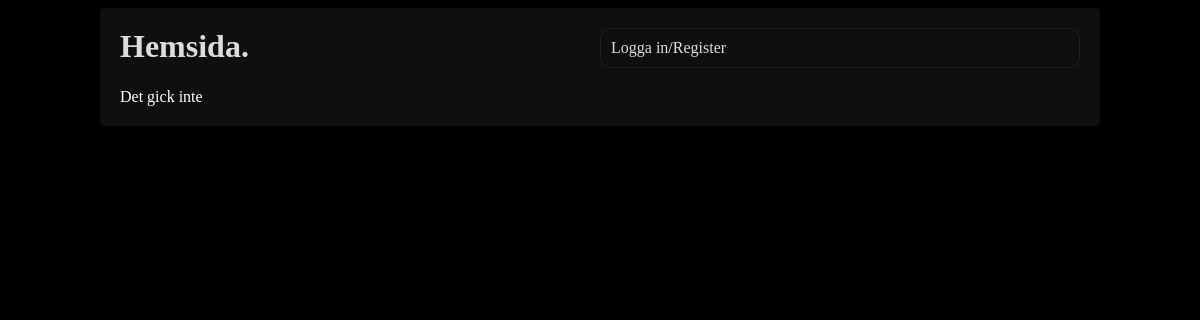
Before: / with the older database file.
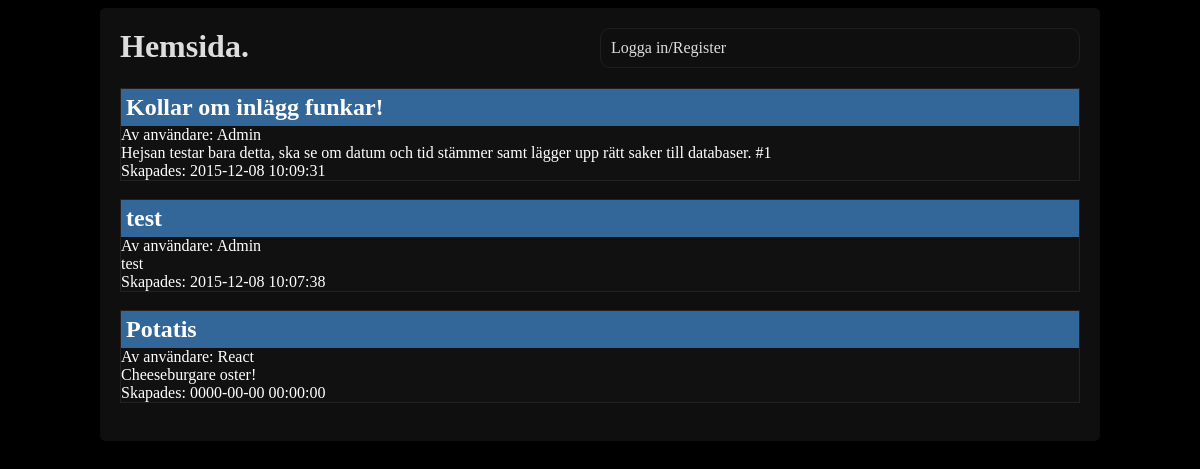
After: the same page with the newer database file.
### tables this page shows
CREATE TABLE IF NOT EXISTS `inlagg` (
  `id` int(25) NOT NULL AUTO_INCREMENT,
  `rubrik` varchar(128) NOT NULL,
  `userid` int(25) NOT NULL,
  `content` varchar(512) NOT NULL,
  `date` datetime NOT NULL,
  PRIMARY KEY (`id`)
);

CREATE TABLE IF NOT EXISTS `users` (
  `id` int(25) NOT NULL AUTO_INCREMENT,
  `username` varchar(25) NOT NULL,
  `password` varchar(32) NOT NULL,
  `usergroup` int(25) NOT NULL,
  `regdate` datetime NOT NULL,
  `email` varchar(30) NOT NULL,
  `avatar` varchar(1024) NOT NULL,
  `born` date NOT NULL,
  `gender` varchar(10) NOT NULL,
  `steamid` varchar(100) NOT NULL,
  `bio` varchar(1024) NOT NULL,
  `likes` int(128) NOT NULL,
  `signatur` varchar(1024) NOT NULL,
  PRIMARY KEY (`id`)
);

### home.php (the view, shortened to what this page needs)
<?php
	require "dbconfig.php";
	?>
	<div id="posts">
	<?php
	$sql = "SELECT * FROM inlagg";
	if(mysqli_query($conn, $sql)){
		$sqlresult = mysqli_query($conn,$sql);
		if(mysqli_num_rows($sqlresult)>0) {
			$sql = "SELECT * FROM inlagg ORDER BY id DESC LIMIT 3";
			$sqlresult = mysqli_query($conn,$sql);
			while($rad = mysqli_fetch_assoc($sqlresult)){
				$rubrik = $rad["rubrik"];
				$userid = $rad["userid"];
				$content = $rad["content"];
				$date = $rad["date"];
				$id = $rad["id"];
				$rad2 = mysqli_fetch_assoc(mysqli_query($conn,"SELECT * FROM users WHERE id='" . $userid . "'"));
				$user = $rad2['username'];
				echo '<div class="post"><a href="?post=' . $id . '"><h2>'. $rubrik .'</h2></a><div class="content"><div class="clearfix"><span class="användare">Av användare: '. $user .'</span></div><p class="contentPost">'. $content .'</p><span class="datum">Skapades: '. $date .'</span></div></div><br>';
			}
		} else {
			echo 'Det gick inte';
		}
	} else {
		echo 'Det gick inte';
	}
	echo '</div>';
?>

### index.php (shortened to what this page needs)
<!doctype html>
<html>
	<head>
		<link rel="stylesheet" href="index.css">
	</head>
	<body>
		<main>
			<?php
				include('header.php');
				if(isset($_GET['action']) && $_GET['action']==home){
					include('home.php');
				} else if ($_GET['action']==login){
					include('login.php');
				} else if ($_GET['action']==register){
					include('register.php');
				} else if ($_GET['action']==create){
					include('create.php');
				} else if ($_GET['post']!=""){
					include('post.php');
				} else if ($_GET['profile']!=""){
					include('profile.php');
				} else {
					include('home.php');
				}
			?>
		</main>
	</body>
</html>

### header.php (shortened to what this page needs)
<header>
	<div id="logo">
		<a href="index.php?action=home">
			<h1>Hemsida.</h1>
		</a>
	</div>
	<div id="userinfo">
		<?php
			if (isset($_SESSION["id"])){
				echo 'Du är inloggad som ' . $_SESSION["username"] . ' <a href="logout.php">Logga ut?</a><br>';
			} else {
				echo '<a href="index.php?action=login">Logga in</a>/<a href="index.php?action=register">Register</a><br/>';
			}
		?>
	</div>
	<span class="clearfix"/>
</header>

### index.css (style rules this page uses)
body { background:#000; color:#fff!important; font-family:verdana; }
h1 { margin:0; padding:0; }
a { text-decoration:none; }
#logo { width:50%; float:left; }
header { padding:0 0 20px 0; }
#userinfo { width:50%; float:left; border:1px solid #1F1F1F; box-sizing:border-box; border-radius:10px; padding:10px; }
.clearfix:after { content: "."; visibility: hidden; display: block; height: 0; clear: both; }
.post { background:#111; border:1px solid #222; word-wrap:break-word; }
.användare { padding: 15px; display: block; float: left; box-sizing:border-box; }
.post .content .användare { float:none; box-sizing:border-box; padding:0; }
p { margin:0; }
main { width:1000px; margin:0 auto; padding:20px; background:#0F0F0F; border-radius:5px; box-sizing:border-box; }
#posts h2 { padding:5px; margin:0; background:#336699; color:#FFF; }
a { color: #DDD; }

Changed rows visible on the page:
added inlagg: rubrik "Kollar om inlägg funkar!", userid.username "Admin", content "Hejsan testar bara detta, ska se om datum och tid stämmer samt lägger upp rätt saker till databaser. #1", date "2015-12-08 10:09:31"
added inlagg: rubrik "test", userid.username "Admin", content "test", date "2015-12-08 10:07:38"
added inlagg: rubrik "Potatis", userid.username "React", content "Cheeseburgare oster!", date "0000-00-00 00:00:00"
Other visible differences:
text no longer shown: "Det gick inte"
